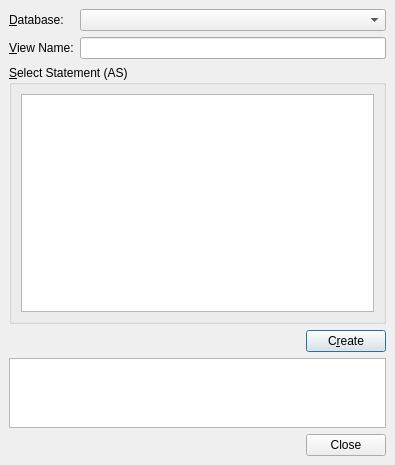
<ui version="4.0" >
 <class>CreateViewDialog</class>
 <widget class="QDialog" name="CreateViewDialog" >
  <property name="geometry" >
   <rect>
    <x>0</x>
    <y>0</y>
    <width>395</width>
    <height>465</height>
   </rect>
  </property>
  <property name="windowTitle" >
   <string>Create View</string>
  </property>
  <layout class="QGridLayout" >
   <property name="margin" >
    <number>9</number>
   </property>
   <property name="spacing" >
    <number>6</number>
   </property>
   <item row="3" column="0" colspan="2" >
    <layout class="QHBoxLayout" >
     <property name="margin" >
      <number>0</number>
     </property>
     <property name="spacing" >
      <number>6</number>
     </property>
     <item>
      <spacer>
       <property name="orientation" >
        <enum>Qt::Horizontal</enum>
       </property>
       <property name="sizeHint" >
        <size>
         <width>40</width>
         <height>20</height>
        </size>
       </property>
      </spacer>
     </item>
     <item>
      <widget class="QPushButton" name="createButton" >
       <property name="text" >
        <string>C&amp;reate</string>
       </property>
      </widget>
     </item>
    </layout>
   </item>
   <item row="4" column="0" colspan="2" >
    <widget class="QTextEdit" name="resultEdit" >
     <property name="maximumSize" >
      <size>
       <width>16777215</width>
       <height>70</height>
      </size>
     </property>
     <property name="readOnly" >
      <bool>true</bool>
     </property>
    </widget>
   </item>
   <item row="5" column="0" colspan="2" >
    <widget class="QDialogButtonBox" name="buttonBox" >
     <property name="orientation" >
      <enum>Qt::Horizontal</enum>
     </property>
     <property name="standardButtons" >
      <set>QDialogButtonBox::Close</set>
     </property>
    </widget>
   </item>
   <item row="2" column="0" colspan="2" >
    <widget class="QGroupBox" name="groupBox" >
     <property name="title" >
      <string>&amp;Select Statement (AS)</string>
     </property>
     <layout class="QGridLayout" >
      <property name="margin" >
       <number>9</number>
      </property>
      <property name="spacing" >
       <number>6</number>
      </property>
      <item row="0" column="0" >
       <widget class="QTextEdit" name="sqlEdit" />
      </item>
     </layout>
    </widget>
   </item>
   <item row="0" column="0" >
    <widget class="QLabel" name="label" >
     <property name="text" >
      <string>&amp;Database:</string>
     </property>
     <property name="buddy" >
      <cstring>databaseCombo</cstring>
     </property>
    </widget>
   </item>
   <item row="0" column="1" >
    <widget class="QComboBox" name="databaseCombo" />
   </item>
   <item row="1" column="1" >
    <widget class="QLineEdit" name="nameEdit" />
   </item>
   <item row="1" column="0" >
    <widget class="QLabel" name="label_2" >
     <property name="text" >
      <string>&amp;View Name:</string>
     </property>
     <property name="buddy" >
      <cstring>nameEdit</cstring>
     </property>
    </widget>
   </item>
  </layout>
 </widget>
 <tabstops>
  <tabstop>databaseCombo</tabstop>
  <tabstop>nameEdit</tabstop>
  <tabstop>sqlEdit</tabstop>
  <tabstop>createButton</tabstop>
  <tabstop>resultEdit</tabstop>
  <tabstop>buttonBox</tabstop>
 </tabstops>
 <resources>
  <include location="icons/icons.qrc" />
 </resources>
 <connections>
  <connection>
   <sender>buttonBox</sender>
   <signal>accepted()</signal>
   <receiver>CreateViewDialog</receiver>
   <slot>accept()</slot>
   <hints>
    <hint type="sourcelabel" >
     <x>248</x>
     <y>254</y>
    </hint>
    <hint type="destinationlabel" >
     <x>157</x>
     <y>274</y>
    </hint>
   </hints>
  </connection>
  <connection>
   <sender>buttonBox</sender>
   <signal>rejected()</signal>
   <receiver>CreateViewDialog</receiver>
   <slot>reject()</slot>
   <hints>
    <hint type="sourcelabel" >
     <x>316</x>
     <y>260</y>
    </hint>
    <hint type="destinationlabel" >
     <x>286</x>
     <y>274</y>
    </hint>
   </hints>
  </connection>
 </connections>
</ui>
